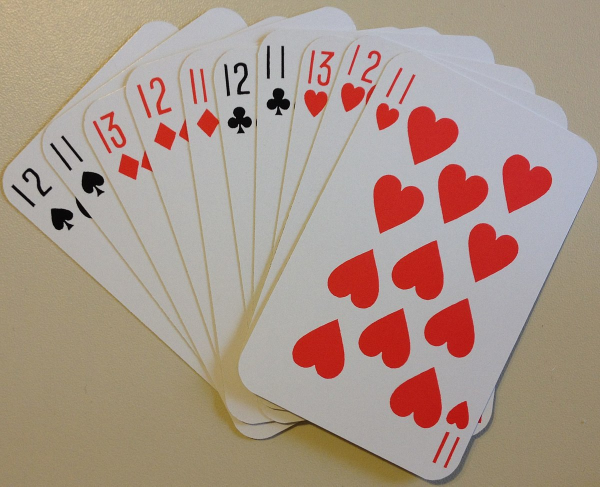
#> input picture assets/cards.jpg, 1200 x 973 px (shown at 1/2 size)
$ python main.py
#> lines starting #> are read from the running program, lines starting #| are printed output that depends on the picture
import cv2
import numpy as np


def getpoints(event, x,y, flags, param):
    if event == cv2.EVENT_LBUTTONDOWN:
        cv2.circle(img, (x,y), 4, (255,0,0), -1)
        points.append([x,y])
        print(points)
        if len(points)==4:
            getperspective()
    cv2.imshow('image', img)

def getperspective():
    width = points[1][0] - points[0][0]
    height = points[2][1] - points[0][1]
    pts1 = np.float32([points[0:4]])
    pts2 = np.float32([[0, 0], [width, 0], [0, height], [width, height]])
    matrix = cv2.getPerspectiveTransform(pts1, pts2)
    imgOutput = cv2.warpPerspective(img, matrix, (width, height))
    cv2.imshow('output', imgOutput)


points = []
img = cv2.imread('assets/cards.jpg')
#> img is the input picture: shape (973, 1200, 3); mean B, G, R 138.1, 149.9, 170.3
while True:
    img = cv2.resize(img, (400, 300))
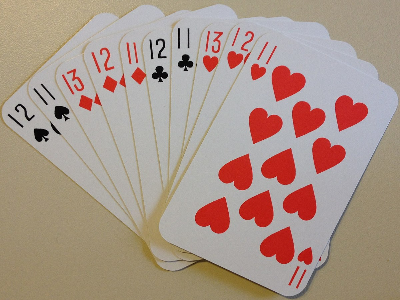
#> img: shape (300, 400, 3); mean B, G, R 138, 149.8, 170.2
    cv2.imshow('image', img)
    cv2.setMouseCallback('image', getpoints)
    if cv2.waitKey(1) & 0xff == ord('q'):
#> (key q is pressed here)
        break
    elif cv2.waitKey(1) & 0xff == ord('r'):
        img = cv2.imread('assets/cards.jpg')
        points = []
        img = cv2.resize(img, (400, 300))
        cv2.imshow('image', img)
        cv2.setMouseCallback('image', getpoints)
    else:
        continue
